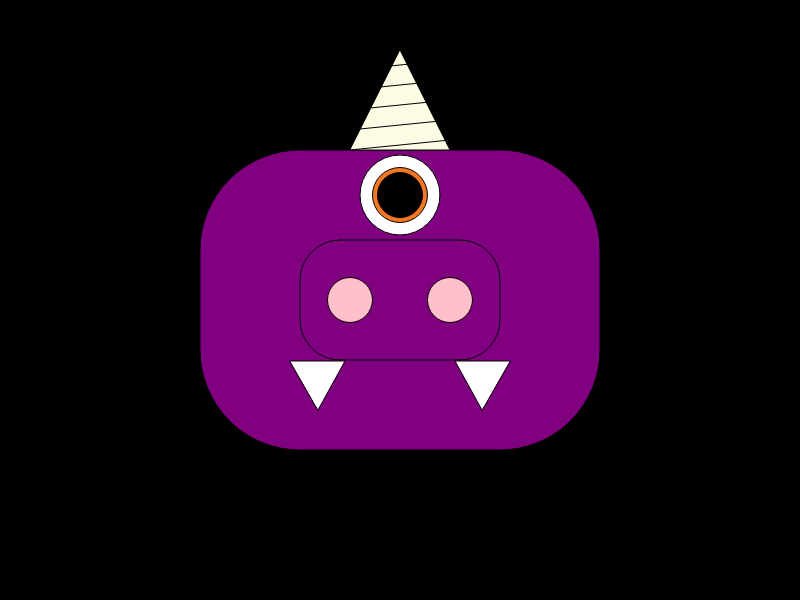
Frame 1 (no input)
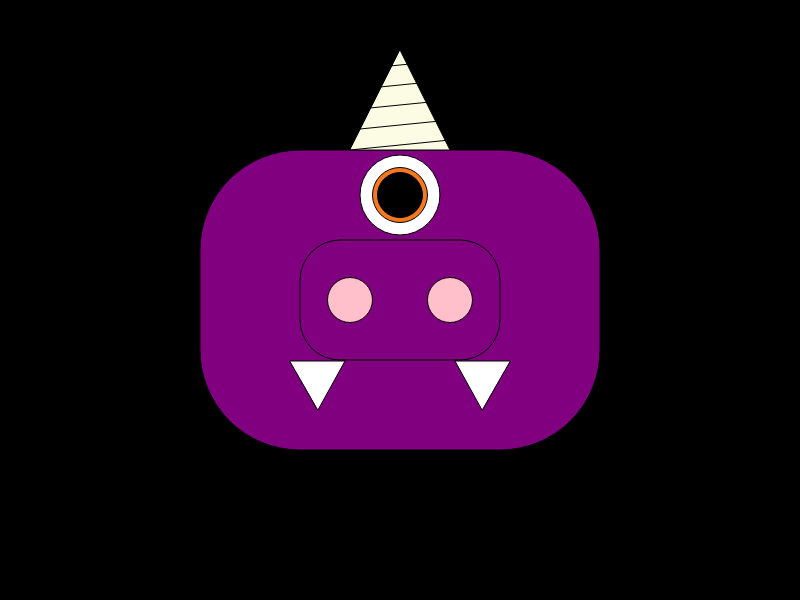
Frame 60 (no input)
Frame 120 (the mouse pressed at the canvas centre since frame 60): identical to frame 60, image omitted

The p5.js sketch that drew these frames (run headless with seeded random() and noise() and a simulated clock; from frame 60 on, the mouse is pressed at the canvas centre):

// p5.js sketch
// ── sketch.js
function setup(){
//creates an 800 pixel wide and 600 pixel high canvas
createCanvas(800, 600);
//colors the canvas black
background( "black" );
}
function draw(){
//create rectangle close to center of canvas 400 pixels wide and 300 high for head
//rounded edges 100 pixels
//fill face "purple"
fill( "purple" );
rect(200, 150, 400, 300, 100);
//create rectangle for nose
rect(300, 240, 200, 120, 40);
//create triangles for horn rgb fill horn 252 251 228
fill( 252, 251, 228 );
triangle(350, 150, 450, 150, 400, 50)
//draw lines for horn spiraling
line(350, 150, 450, 140)
line(350, 130, 450, 120)
line(350, 110, 450, 100)
line(350, 90, 450, 80)
line(350, 70, 450, 60)
//draw ellipse for eye fill white center y axis 45 pixels below top edge of head
fill( "white" )
ellipse(400, 195, 80)
//draw ellipse rgb 245, 119, 34 for iris same center as eyeball 55 pixels wide
fill(245, 119, 34)
ellipse(400, 195, 55)
//draw black pupil 45 pixels wide
fill( "black" )
ellipse(400, 195, 45)
//draw pink ellipses for nostrils 45 pixels wide; centers 100 pixels apart from eachother
fill( "pink" )
ellipse(350, 300, 45)
fill( "pink" )
ellipse(450, 300, 45)
//add white triangles for teeth
fill( "white" )
triangle(290, 361, 345, 361, 318, 410)
fill( "white" )
triangle(510, 361, 455, 361, 482, 410)
}
